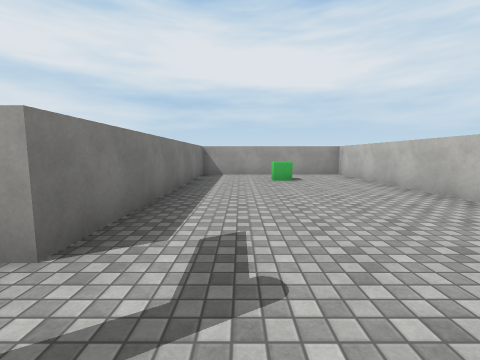
View 1 (above)

14 first-person views from a walk through a scene from a Unity 3-D project. The camera is 1.4 m above the floor, tilts 6° down and sees 90° across. The floor is counted in squares, 2 m on a side. Each view is taken from the middle of a square. On the plan, view 1 faces up. The plan holds only what a view shows up to about 9 squares ahead; the rest is blank. Surface patterns are stand-ins for the level's own textures.

View 2
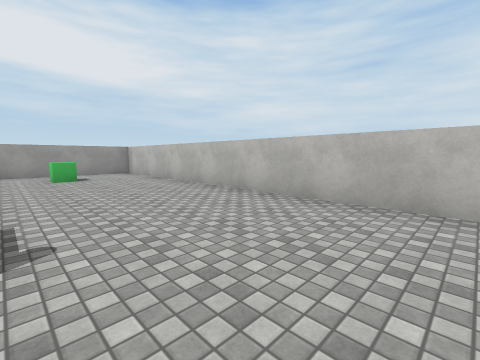

View 3
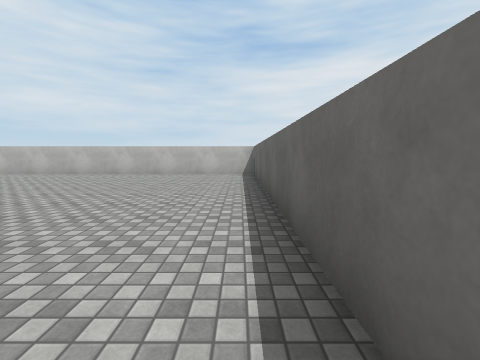

View 4
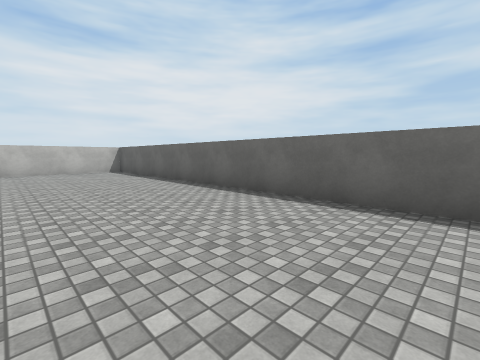

View 5
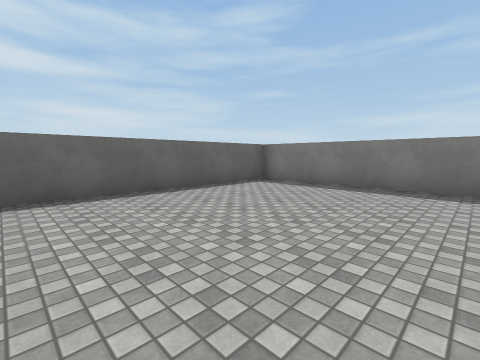

View 6
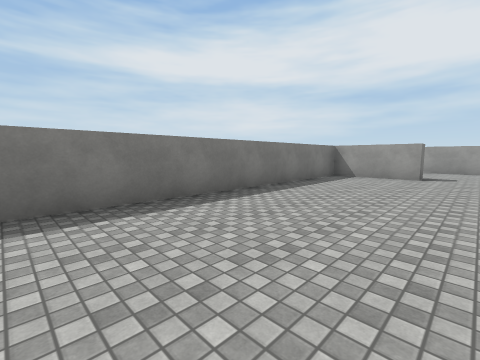

View 7
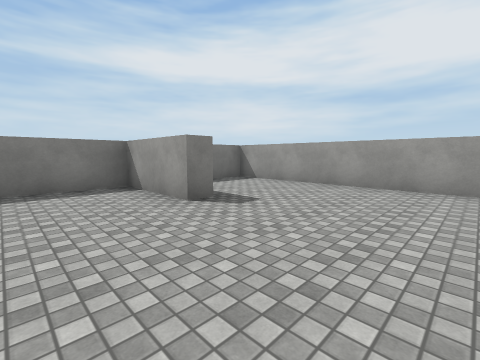

View 8
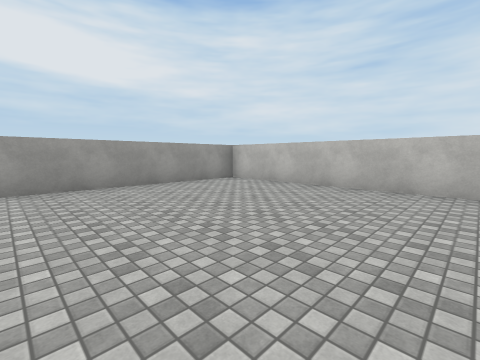

View 9
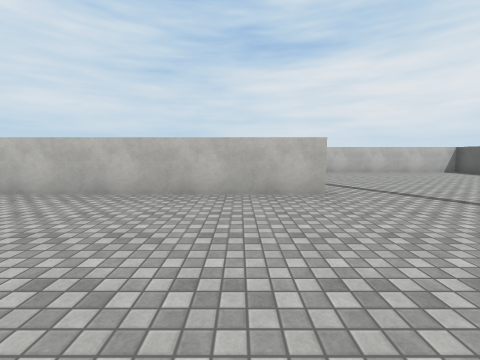

View 10
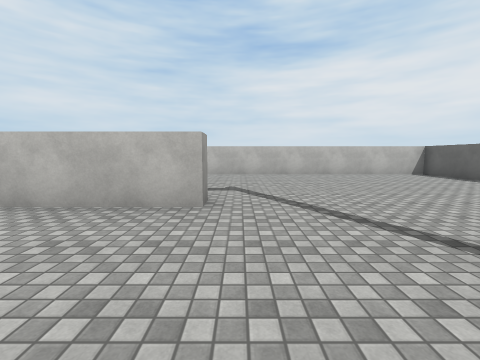

View 11
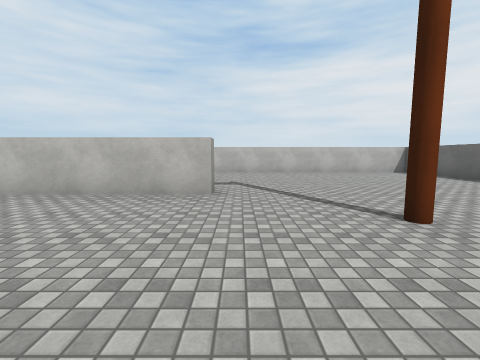

View 12
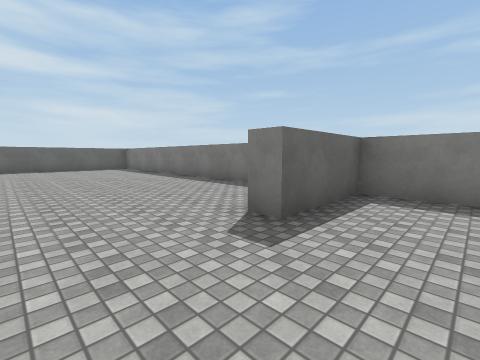

View 13
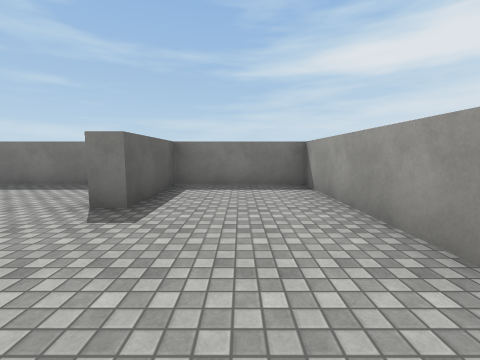

View 14
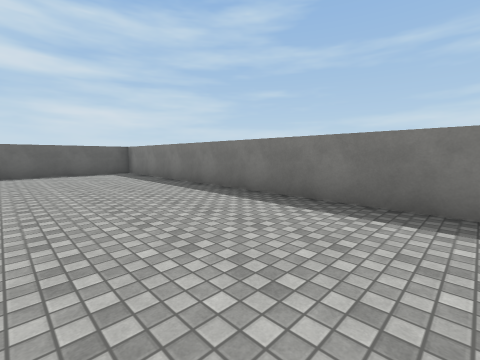

### Floor plan
Points are (right, up) in squares from view 1. A wall is a line through its corners. A room is listed if a view was taken in it or the views show most of it. See-through windows are left out.
Room 1 (views 1, 2, 3, 4, 5, 6, 7, 8, 9, 10, 11, 12, 13, 14)
walls: (-1.8, 1.5) (-1.8, 8.5) (-10.5, 8.5) (-10.5, 5.5) (-8.1, 5.5) (-8.1, 5) (-10.5, 5) (-10.5, -5.5) (3.5, -5.5) (3.5, 8.5) (-1.3, 8.5) (-1.3, 1.5) (-1.8, 1.5)
objects: other object (1, 7)

Where each view was taken, in squares from view 1:
view 1: 0 up, 0 right, facing up
view 2: 1 down, 0 right, facing up-right
view 3: 5 down, 5 left, facing right
view 4: 2 down, 7 left, facing down-right
view 5: 1 down, 5 left, facing down-left
view 6: 3 down, 7 left, facing up-left
view 7: 3 up, 5 left, facing up-left
view 8: 3 up, 7 left, facing up-right
view 9: 3 up, 6 left, facing right
view 10: 1 up, 5 left, facing right
view 11: 1 up, 6 left, facing right
view 12: 7 up, 6 left, facing down-left
view 13: 7 up, 5 left, facing left
view 14: 4 up, 7 left, facing down-left
